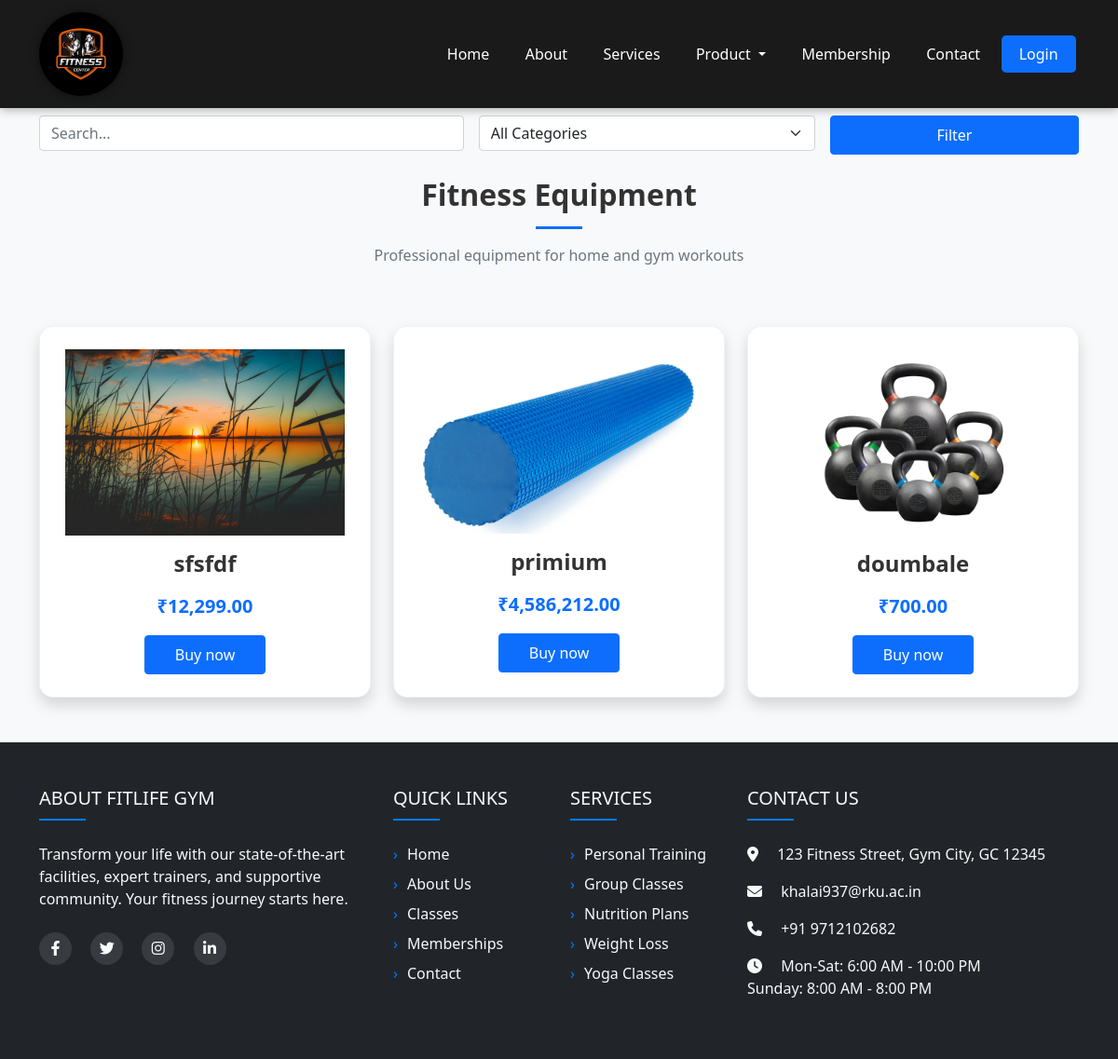
Page /equipment.php on the committed database.
### tables this page shows
CREATE TABLE `equipment` (
  `id` int NOT NULL,
  `name` varchar(100) NOT NULL,
  `category` varchar(50) NOT NULL,
  `price` decimal(10,2) NOT NULL,
  `status` enum('Available','In Use','Under Maintenance','Out of Order') DEFAULT 'Available',
  `image` varchar(255) DEFAULT NULL
);

### equipment.php (the view, shortened to what this page needs)
<?php
include 'masterpage/header.php';
$conn = new mysqli("localhost", "root", "", "krish");
$search = isset($_GET['search']) ? $_GET['search'] : '';
$whereClause = $search ? "WHERE name LIKE '%$search%' OR description LIKE '%$search%'" : '';
$equipment_query = "SELECT * FROM equipment $whereClause ORDER BY id DESC";
$equipment_result = $conn->query($equipment_query);
?>
<section class="products py-5">
    <div class="container">
     <form method="GET" class="row g-3 mb-4">
        <div class="col-md-5">
            <input type="text" name="search" class="form-control" placeholder="Search..." value="<?= htmlspecialchars($search) ?>">
        </div>
        <div class="col-md-4">
            <select name="category" class="form-select">
                <option value="all">All Categories</option>
            </select>
        </div>
        <div class="col-md-3">
            <button type="submit" class="btn btn-primary w-100">Filter</button>
        </div>
    </form>
        <div class="row text-center mb-5">
            <div class="col-12">
                <h2 class="fw-bold">Fitness Equipment</h2>
                <p class="text-muted">Professional equipment for home and gym workouts</p>
            </div>
        </div>
        <div class="row g-4">
            <?php if ($equipment_result && $equipment_result->num_rows > 0): ?>
                <?php while($item = $equipment_result->fetch_assoc()): ?>
                <div class="col-md-6 col-lg-4">
                    <div class="product-card h-100 p-4 text-center shadow">
                        <img src="image/products/<?= htmlspecialchars($item['image']) ?>" alt="<?= htmlspecialchars($item['name']) ?>" class="img-fluid mb-3">
                        <h4 class="mb-3"><?= htmlspecialchars($item['name']) ?></h4>
                        <p class="price">₹<?= number_format($item['price'], 2) ?></p>
                        <a href="login.php" class="btn btn-primary">Buy now</a>
                    </div>
                </div>
                <?php endwhile; ?>
            <?php else: ?>
                <div class="col-12 text-center py-5">
                    <h4 class="text-muted"><?= $search ? 'No equipment found matching your search' : 'No equipment available' ?></h4>
                </div>
            <?php endif; ?>
        </div>
    </div>
</section>
<?php include 'masterpage/footer.php'; ?>

### masterpage/header.php (style rules this page uses)
body { padding-top: 76px; margin: 0; }

### equipment.php (style rules this page uses)
.products { background-color: #f8f9fa; }
.products h2 { color: #333; position: relative; margin-bottom: 1rem; }
.products h2:after { content: ''; display: block; width: 50px; height: 3px; background: #0d6efd; margin: 15px auto; }
.product-card { background: #fff; border-radius: 15px; box-shadow: 0 5px 15px rgba(0,0,0,0.05); transition: all 0.3s ease; border: 1px solid rgba(0,0,0,0.05); }
.product-card img { max-height: 200px; object-fit: contain; }
.product-card h4 { color: #333; font-weight: 600; }
.price { font-size: 1.25rem; font-weight: bold; color: #0d6efd; margin-bottom: 1rem; }
.btn-primary { padding: 0.5rem 2rem; }

### rows in the picture
equipment: image (picture), name "sfsfdf", price "12,299.00"
equipment: image (picture), name "primium", price "4,586,212.00"
equipment: image (picture), name "doumbale", price "700.00"
